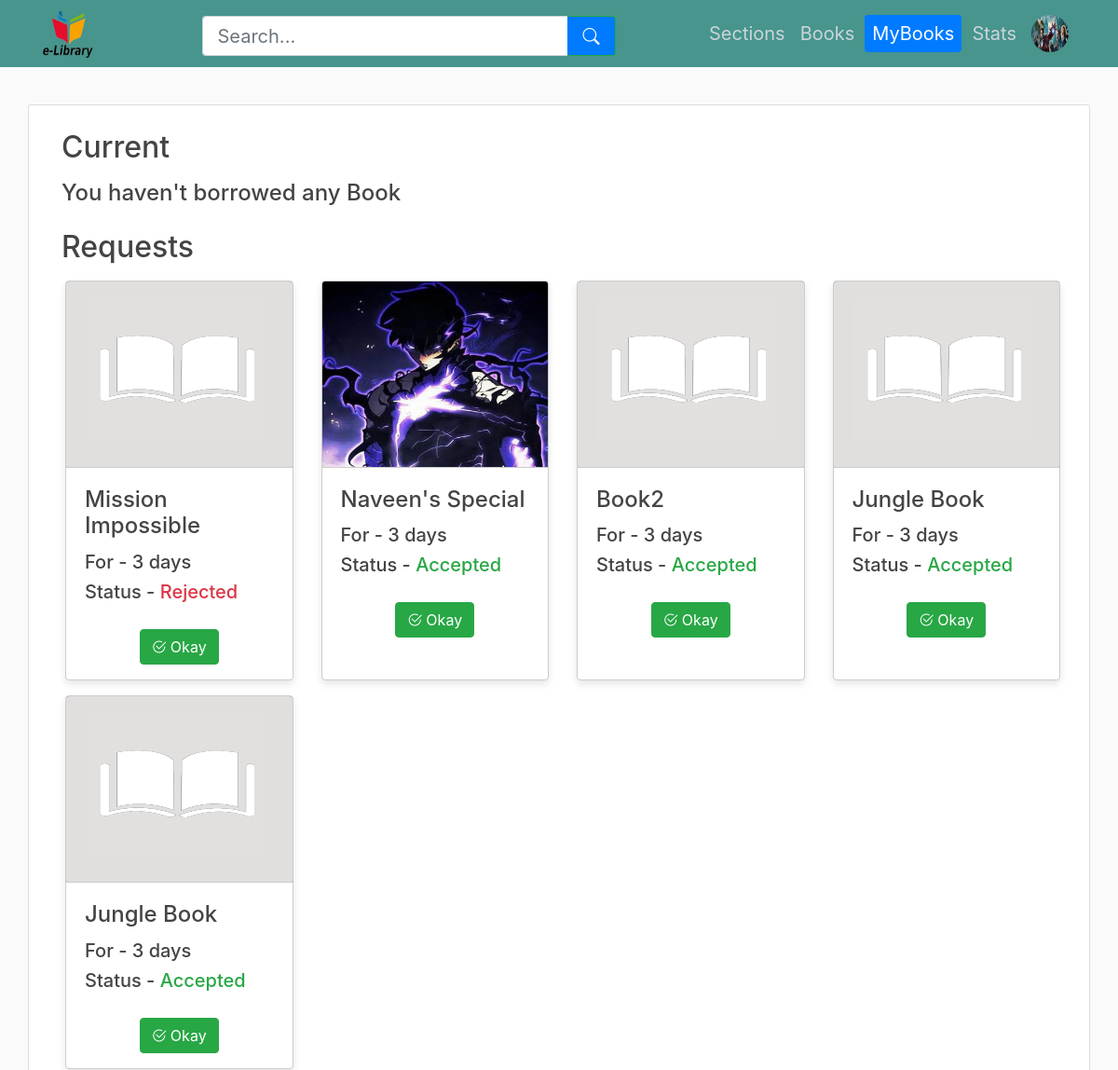
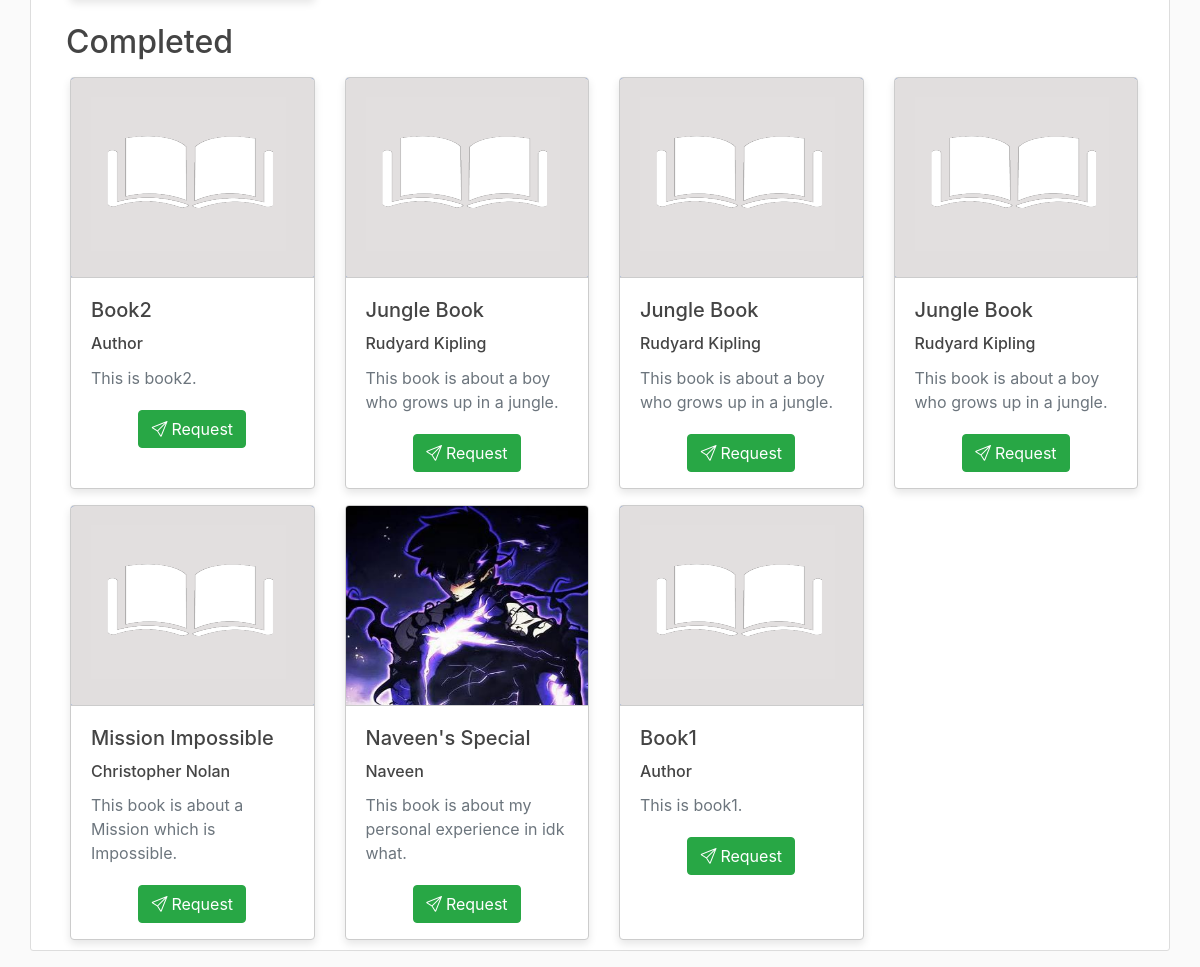
The app's page /user/mybooks (signed in) with its own data (2 pictures, top to bottom).
### library_app/models.py (models this page shows, shortened)
class User(db.Model):
    __tablename__ = "user"
    userid = db.Column(db.Integer, primary_key=True, autoincrement=True)
    name = db.Column(db.String(60), nullable=False)
    username = db.Column(db.String(32), unique=True, nullable=False)
    email = db.Column(db.String(60), unique=True, nullable=False)
    password = db.Column(db.String(60), nullable=False)
    profile_picture = db.Column(
        db.String(20), nullable=False, default="default_profile_picture.png"
    )
    authenticated = db.Column(db.Boolean, default=False)
    urole = db.Column(db.String(20), default="user")
    requests = db.relationship(
        "Request", back_populates="user", lazy=True, cascade="all, delete-orphan"
    )
    feedbacks = db.relationship(
        "Feedback", back_populates="user", lazy=True, cascade="all, delete-orphan"
    )
    __table_args__ = (
        CheckConstraint(urole.in_(["user", "librarian"]), name="check_urole"),
    )
    def get_urole(self):
        return self.urole

class Request(db.Model):
    __tablename__ = "request"
    requestid = db.Column(db.Integer, primary_key=True, autoincrement=True)
    userid = db.Column(db.Integer, db.ForeignKey("user.userid"), nullable=False)
    date_created = db.Column(
        db.Date, nullable=False, default=datetime.now(timezone.utc).date()
    )
    days = db.Column(db.Integer, nullable=False)
    bookid = db.Column(db.Integer, db.ForeignKey("book.bookid"), nullable=False)
    status = db.Column(db.String(20), default="pending")
    user = db.relationship("User", back_populates="requests")
    book = db.relationship("Book", back_populates="requests")
    __table_args__ = (
        CheckConstraint("days >= 1 AND days <= 7", name="check_days"),
        CheckConstraint(
            status.in_(["pending", "accepted", "rejected"]), name="check_status"
        ),
    )

class Book(db.Model):
    __tablename__ = "book"
    bookid = db.Column(db.Integer, primary_key=True, autoincrement=True)
    title = db.Column(db.String(60), unique=True, nullable=False)
    author = db.Column(db.String(60), nullable=False)
    date_created = db.Column(
        db.Date, nullable=False, default=datetime.now(timezone.utc).date()
    )
    picture = db.Column(
        db.String(20), nullable=False, default="default_book_picture.png"
    )
    description = db.Column(db.String(120), nullable=False)
    pdf_file = db.Column(db.String(20), nullable=False)
    sectionid = db.Column(
        db.Integer, db.ForeignKey("section.sectionid"), nullable=False, default=1
    )
    section = db.relationship("Section", back_populates="books")
    issuedbooks = db.relationship(
        "IssuedBook", back_populates="book", lazy=True, cascade="all, delete-orphan"
    )
    feedbacks = db.relationship(
        "Feedback", back_populates="book", lazy=True, cascade="all, delete-orphan"
    )
    requests = db.relationship(
        "Request", back_populates="book", lazy=True, cascade="all, delete-orphan"
    )

class IssuedBook(db.Model):
    __tablename__ = "issuedbook"
    issueid = db.Column(db.Integer, primary_key=True, autoincrement=True)
    userid = db.Column(db.Integer, db.ForeignKey("user.userid"), nullable=False)
    issued_by = db.Column(db.Integer, db.ForeignKey("user.userid"), nullable=False)
    bookid = db.Column(db.Integer, db.ForeignKey("book.bookid"), nullable=False)
    from_date = db.Column(
        db.Date, nullable=False, default=datetime.now(timezone.utc).date()
    )
    to_date = db.Column(db.Date, nullable=False)
    status = db.Column(db.String(20), default="current")
    user = db.relationship("User", foreign_keys=[userid], back_populates="issuedbooks")
    issuer = db.relationship(
        "User", foreign_keys=[issued_by], back_populates="issued_books"
    )
    book = db.relationship("Book", back_populates="issuedbooks")
    __table_args__ = (
        CheckConstraint(status.in_(["current", "returned"]), name="check_status"),
    )

### library_app/user/routes.py (the view, shortened to what this page needs)
@user.route("/user/mybooks")
@login_required(role="user")
def mybooks():
    current, completed = [], []
    for issuedbook in IssuedBook.query.filter_by(userid=current_user.userid).all():
        if issuedbook.status == "current":
            if datetime.now(timezone.utc).date() > issuedbook.to_date:
                issuedbook.status = "returned"
                db.session.commit()
        if issuedbook.status == "current":
            current.append(issuedbook)
        else:
            completed.append(issuedbook)
    current.sort(
        key=lambda x: (
            x.to_date,
            -sum(feedback.rating for feedback in x.book.feedbacks),
        )
    )
    current2 = []
    completed.sort(
        key=lambda x: (
            x.to_date,
            sum(feedback.rating for feedback in x.book.feedbacks),
        ),
        reverse=True,
    )
    requests = list(current_user.requests)
    status_order = {"pending": 0, "rejected": 1, "accepted": 2}
    requests.sort(key=lambda x: (status_order[x.status], x.date_created))
    return render_template(
        "user/mybooks.html",
        title="MyBooks",
        user=current_user,
        current2=current2,
        completed=completed,
        requests=requests,
        status_order=status_order,
        navbaractive=["MyBooks"],
    )

### library_app/models.py (called while the page is built)
@login_manager.user_loader
def load_user(userid):
    return User.query.get(userid)

### library_app/utils.py (called while the page is built)
def login_required(role="any"):
    def wrapper(fn):
        @wraps(fn)
        def view(*args, **kwargs):
            if not current_user.is_authenticated:
                return login_manager.unauthorized()
            if current_user.get_urole() != role and role!=any:
                abort(403)
            return fn(*args, **kwargs)
        return view
    return wrapper

### library_app/templates/user/mybooks.html
{% extends "user/layout.html" %} {% block content %}
<div class="content-section container">
<div class="container mt-3">
    <h2>Current</h2>
    {% if current2|length>0 %} {% for feedbackid, issuedbook in current2 %} {% set book=issuedbook.book %} {% if
    loop.index0 % 4 == 0 %}
        <div class="row mt-3">
            {% endif %}
            <div class="col-md-3">
                <div class="card h-100 special-card mx-1">
                    <a href="{{ url_for('user.book_info', bookid=book.bookid) }}" class="text-decoration-none text-muted">
                    <img
                        class="card-img-top mx-auto"
                        src="{{ url_for('static', filename='book/pictures/' + book.picture) }}"
                        alt="Card image cap"
                        style="width: 100%; height: 25vh"
                    />
                    <div class="card-body">
                        <h5 class="card-title">{{ book.title }}</h5>
                        <h6 class="card-title">{{ book.author }}</h6>
                        <p class="card-text text-wrap">{{ book.description }}</p>
                    </div></a>
                    {% if feedbackid %}
                    <div class="container text-center mb-2">
                        <a href="{{url_for("user.edit_feedback", feedbackid=feedbackid)}}" class="btn btn-dark"><i class="bi bi-pencil-square mr-1"></i>Edit Feedback</a>
                    </div>
                    {% else %}
                    <div class="container text-center mb-2">
                        <a href="{{url_for("user.book_feedback", bookid=book.bookid)}}" class="btn btn-primary"><i class="bi bi-chat-left mr-1"></i>Feedback</a>
                    </div>
                    {% endif %}
                    <div class="container mb-3">
                        <div class="row mx-auto">
                            <div class="mr-4">
                                <a href="{{url_for("user.return_book", issueid=issuedbook.issueid)}}" class="btn btn-danger"><i class="bi bi-arrow-bar-up mr-1"></i>Return</a>
                            </div>
                            <div class="ml-3">
                                <a href="{{ url_for('user.view_book', bookid=book.bookid) }}" class="btn btn-success"><i class="bi bi-eye mr-1"></i>View</a>
                            </div>
                        </div>
                    </div>
                </div>
            </div>
            {% if loop.index % 4 == 0 or loop.last %}
        </div>
    {% endif %} {% endfor %}
    {% else %}
    <h4 class="mx-auto mt-3">You haven't borrowed any Book</h4>
    {% endif %}
</div>
<div class="container mt-4">
    <h2>Requests</h2>
    {% if requests|length>0 %}
    {% for request in requests %} {% if loop.index0 % 4 == 0 %}
    <div class="row mt-3">
        {% endif %}
        <div class="col-md-3">
            <div class="card h-100 special-card mx-1">
                <a href="{{ url_for('user.book_info', bookid=request.book.bookid) }}" class="text-decoration-none text-muted">
                <img
                    class="card-img-top mx-auto"
                    src="{{ url_for('static', filename='book/pictures/' + request.book.picture) }}"
                    alt="Card image cap"
                    style="width: 100%; height: 25vh"
                />
                <div class="card-body">
                    <h4 class="card-title">{{ request.book.title }}</h4>
                    <h5 class="mt-2">For - {{ request.days }} days</h5>
                    <h5 class="mt-2">Status - <span class="text-{{ ['warning', 'danger', 'success'][status_order[request.status]] }}">{{ request.status.capitalize() }}</span></h5>
                </div>
                </a>
                {% if request.status!='pending' %}
                <div class="container text-center mb-3">
                    <a href="{{url_for("user.delete_request", requestid=request.requestid)}}" class="btn btn-success"><i class="bi bi-check2-circle mr-1"></i>Okay</a>
                </div>
                {% else %}
                <div class="container text-center mb-3">
                    <a href="{{url_for("user.delete_request", requestid=request.requestid)}}" class="btn btn-danger"><i class="bi bi-x-circle mr-1"></i>Cancel</a>
                </div>
                {% endif %}
            </div>
        </div>
        {% if loop.index % 4 == 0 or loop.last %}
    </div>
    {% endif %} {% endfor %}
    {% else %}
    <h4 class="mx-auto mt-3">There are no Requests</h4>
    {% endif %}
</div>
<div class="container mt-4">
    <h2>Completed</h2>
    {% if completed|length>0 %} {% for issuedbook in completed %} {% set book=issuedbook.book %} {% if
    loop.index0 % 4 == 0 %}
        <div class="row mt-3">
            {% endif %}
            <div class="col-md-3">
                <div class="card h-100 special-card mx-1">
                    <a href="{{ url_for('user.book_info', bookid=book.bookid) }}" class="text-decoration-none text-muted">
                    <img
                        class="card-img-top mx-auto"
                        src="{{ url_for('static', filename='book/pictures/' + book.picture) }}"
                        alt="Card image cap"
                        style="width: 100%; height: 25vh"
                    />
                    <div class="card-body">
                        <h5 class="card-title">{{ book.title }}</h5>
                        <h6 class="card-title">{{ book.author }}</h6>
                        <p class="card-text text-wrap">{{ book.description }}</p>
                    </div>
                    </a>
                    <div class="container mb-3 text-center">
                        <a
                            href="{{ url_for('user.book_request', bookid=book.bookid) }}"
                            class="btn btn-success"
                            ><i class="bi bi-send mr-1"></i>Request</a
                        >
                    </div>
                </div>
            </div>
            {% if loop.index % 4 == 0 or loop.last %}
        </div>
    {% endif %} {% endfor %}
    {% else %}
    <h4 class="mx-auto mt-3">There are no Completed Books</h4>
    {% endif %}
</div>
</div>
{% endblock content %}

### library_app/templates/user/layout.html (shortened to what this page needs)
<!DOCTYPE html>
<html lang="en">
    <head>
        <link
            rel="stylesheet"
            href="https://cdn.jsdelivr.net/npm/bootstrap@4.3.1/dist/css/bootstrap.min.css"
        />
        <link href="https://cdn.jsdelivr.net/npm/bootstrap-icons@1.7.0/font/bootstrap-icons.css" rel="stylesheet">
        <link
            rel="stylesheet"
            type="text/css"
            href="{{ url_for('static', filename='main/style.css') }}"
        />
    </head>
    <body>
        <header class="site-header">
            <nav class="navbar navbar-expand-md navbar-dark bg-steel fixed-top">
                <div class="container">
                    <a class="mr-4" href="{{url_for("user.sections")}}"><img class="logo-img" src="{{url_for('static', filename="main/library_logo.jpg")}}"/></a>
                    <div class="container">
                        <form id="searchForm" class="form-inline mx-auto search-form" action="{{ url_for('user.search') }}" method="POST" style="width: 37vw; height: 5.4vh;">
                            <div class="input-group">
                                <input id="searchInput" name="search_term" class="form-control form-control-lg border-right-0" type="search" placeholder="Search..." aria-label="Search" style="height: 5.4vh;" minlength="1" maxlength="60">
                                <div class="input-group-append">
                                    <button class="btn btn-lg btn-outline-success border-left-0" type="submit" style="height: 5.4vh;">
                                        <i class="bi bi-search"></i>
                                    </button>
                                </div>
                            </div>
                        </form>
                    </div>
                    <div class="navbar-nav">
                        <a class="nav-item nav-link h5 font-weight-normal mt-2 {% if 'Sections' in navbaractive %} active {% endif %}" href="{{url_for("user.sections")}}">Sections</a>
                        <a class="nav-item nav-link h5 font-weight-normal mt-2 {% if 'Books' in navbaractive %} active {% endif %}" href="{{url_for("user.books")}}">Books</a>
                        <a class="nav-item nav-link h5 font-weight-normal mt-2 {% if 'MyBooks' in navbaractive %} active {% endif %}" href="{{url_for("user.mybooks")}}">MyBooks</a>
                        <a class="nav-item nav-link h5 font-weight-normal mt-2 {% if 'Stats' in navbaractive %} active {% endif %}" href="{{url_for("user.stats")}}">Stats</a>
                        <a class="nav-item nav-link {% if 'Account' in navbaractive %} btn btn-primary rounded-pill mx-1{% endif %}" href="{{url_for("user.account")}}"><img src="{{url_for('static', filename='user/profile_pictures/' + user.profile_picture)}}" class="rounded-circle nav-img"/></a>
                    </div>
                </div>
            </nav>
        </header>
        {% block content %} {% endblock %}
    </body>
</html>

### library_app/static/main/style.css (style rules this page uses)
body { background: #fafafa; color: #333333; margin-top: 5rem; }
h1, h2, h3, h4, h5, h6 { color: #444444; }
.bg-steel { background-color: #47958d; }
.site-header .navbar-nav .nav-link { color: #cbd5db; }
.site-header .navbar-nav .nav-link.active { font-weight: 500; }
.content-section { background: #ffffff; padding: 10px 20px; border: 1px solid #dddddd; border-radius: 3px; margin-bottom: 20px; }
.nav-img { height: 2.5rem; width: 2.5rem; }
.logo-img { height: 55px; width: 55px; }
.nav-item.active { background-color: #007bff; color: #fff; border-color: #007bff; border-radius: 4px; padding: 0.5rem 1rem; margin-right: 3px; margin-left: 3px; }
.card-img-top { border-bottom: 1px solid #ccc; }
.special-card { width: 100%; border: 1px solid #ccc; box-shadow: 0 4px 8px rgba(0, 0, 0, 0.1); }
.btn-lg { font-size: 1.13rem !important; }
.search-form { border: none; margin-top: 5px; }
.search-form .input-group { width: 100%; }
.search-form .form-control { border-radius: 4px; }
.search-form .btn { border-radius: 0 4px 4px 0; background-color: #007bff; color: white; }

### records on screen
User: profile_picture (picture)
Request: picture (placeholder picture), book "Mission Impossible", days "3", status "Rejected"
Request: picture (picture), book "Naveen's Special", days "3", status "Accepted"
Request: picture (placeholder picture), book "Book2", days "3", status "Accepted"
Request: picture (placeholder picture), book "Jungle Book", days "3", status "Accepted"
Request: picture (placeholder picture), book "Jungle Book", days "3", status "Accepted"
IssuedBook: picture (placeholder picture)
Book: title "Book2", author "Author", description "This is book2."
IssuedBook: picture (placeholder picture)
Book: title "Jungle Book", author "Rudyard Kipling", description "This book is about a boy who grows up in a jungle."
IssuedBook: picture (placeholder picture)
IssuedBook: picture (placeholder picture)
IssuedBook: picture (placeholder picture)
Book: title "Mission Impossible", author "Christopher Nolan", description "This book is about a Mission which is Impossible."
IssuedBook: picture (picture)
Book: title "Naveen's Special", author "Naveen", description "This book is about my personal experience in idk what."
IssuedBook: picture (placeholder picture)
Book: title "Book1", author "Author", description "This is book1."
